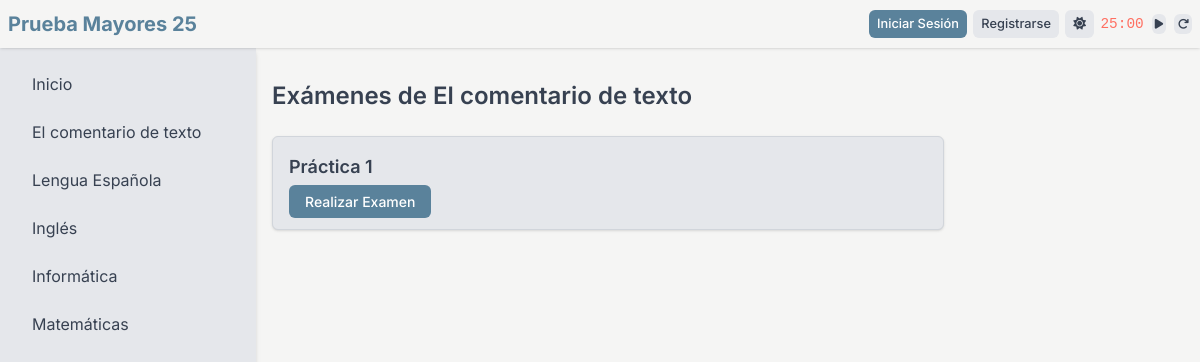
The page /asignatura/1/examenes on the database its author committed.
### tables this page shows
CREATE TABLE asignaturas (
                id INTEGER PRIMARY KEY AUTOINCREMENT,
                nombre TEXT NOT NULL UNIQUE,
                descripcion TEXT
            );

CREATE TABLE examenes (
                id INTEGER PRIMARY KEY AUTOINCREMENT,
                asignatura_id INTEGER,
                nombre TEXT NOT NULL,
                UNIQUE(asignatura_id, nombre),
                FOREIGN KEY (asignatura_id) REFERENCES asignaturas(id)
            );

### app.py (the view)
@app.route("/asignatura/<int:asignatura_id>/examenes")
def mostrar_examenes(asignatura_id):
    with closing(get_db_connection()) as conn:
        asignatura_row = conn.execute(
            "SELECT id, nombre FROM asignaturas WHERE id = ?", (asignatura_id,)
        ).fetchone()
        if not asignatura_row:
            return redirect(url_for("index"))
        asignatura = dict(asignatura_row)
        examenes = [
            dict(row)
            for row in conn.execute(
                "SELECT id, nombre FROM examenes WHERE asignatura_id = ?",
                (asignatura_id,),
            ).fetchall()
        ]
    return render_template(
        "examenes.html",
        asignatura=asignatura,
        examenes=examenes,
        asignaturas=fetch_asignaturas(),
        navbar_data=get_navbar_data(),
    )

### app.py (called while the page is built)
def fetch_asignaturas():
    with closing(get_db_connection()) as conn:
        return [
            dict(row)
            for row in conn.execute(
                "SELECT id, nombre, descripcion FROM asignaturas"
            ).fetchall()
        ]

def get_navbar_data():
    return {
        "is_authenticated": current_user.is_authenticated,
        "username": current_user.username if current_user.is_authenticated else None,
        "dark_mode": session.get("dark_mode", False),
    }

### init_db.py (called while the page is built)
def get_db_connection():
    db_path = os.path.join(current_app.root_path, "instance", "database.db")
    conn = sqlite3.connect(db_path, check_same_thread=False)
    conn.row_factory = sqlite3.Row
    return conn

### templates/examenes.html (shortened to what this page needs)
<!DOCTYPE html>
<html lang="es" data-theme="{{ 'dark' if navbar_data.dark_mode else 'light' }}">
<head>
    <link rel="stylesheet" href="https://cdnjs.cloudflare.com/ajax/libs/font-awesome/6.5.1/css/all.min.css">
    <script src="https://cdn.tailwindcss.com"></script>
    <link rel="stylesheet" href="{{ url_for('static', filename='css/style.css') }}">
</head>
<body>
    {% include '_navbar.html' %}
    {% include '_sidebar.html' %}
    <main class="content">
        <h1 class="text-2xl font-semibold mb-6">Exámenes de {{ asignatura['nombre'] }}</h1>
        {% if examenes %}
        <div class="space-y-4 max-w-2xl">
            {% for examen in examenes %}
            <div class="card">
                <h2 class="text-lg font-semibold mb-2">{{ examen['nombre'] }}</h2>
                <a href="{{ url_for('mostrar_examen', examen_id=examen['id']) }}" class="btn btn-primary">Realizar
                    Examen</a>
            </div>
            {% endfor %}
        </div>
        {% else %}
        <div class="card">
            <p class="text-sm">No hay exámenes disponibles.</p>
        </div>
        {% endif %}
    </main>
</body>
</html>

### templates/_sidebar.html
<aside class="sidebar">
    <ul>
        <li><a href="{{ url_for('index') }}">Inicio</a></li>
        {% for asignatura in asignaturas %}
        <li><a href="{{ url_for('mostrar_asignatura', asignatura_id=asignatura['id']) }}">{{ asignatura['nombre'] }}</a>
        </li>
        {% endfor %}
    </ul>
</aside>

### static/css/style.css (style rules this page uses)
:root { --primary-bg: #f5f5f4; --primary-text: #374151; --secondary-bg: #e5e7eb; --accent: #5a829b; --accent-hover: #456e87; --border: #d1d5db; --shadow: rgba(0, 0, 0, 0.1); --work-color: #ff6f61; --rest-color: #4caf50; }
body { font-family: Inter, sans-serif; background-color: var(--primary-bg); color: var(--primary-text); transition: background-color 0.3s ease, color 0.3s ease; margin: 0; padding: 0; }
.sidebar { position: fixed; top: 3rem; left: 0; width: 16rem; height: calc(100vh - 3rem); background-color: var(--secondary-bg); box-shadow: 0 4px 6px -1px var(--shadow), 0 2px 4px -1px var(--shadow); transform: translateX(-100%); transition: transform 0.3s ease-in-out; }
.sidebar ul { padding: 1rem; display: flex; flex-direction: column; gap: 0.5rem; list-style: none; margin: 0; }
.sidebar li a { display: block; padding: 0.5rem 1rem; border-radius: 0.375rem; color: var(--primary-text); text-decoration: none; transition: background-color 0.2s ease-in-out, color 0.2s ease-in-out; }
.content { padding-top: 5rem; padding-left: 1rem; padding-right: 1rem; min-height: 100vh; transition: margin-left 0.3s ease-in-out; box-sizing: border-box; }
@media (min-width: 769px) { .content { margin-left: 16rem; } }
@media (min-width: 769px) { .sidebar { transform: translateX(0); } }
.btn { padding: 0.5rem 1rem; border-radius: 0.375rem; font-weight: 500; font-size: 0.875rem; transition: background-color 0.2s ease-in-out, color 0.2s ease-in-out; cursor: pointer; border: none; }
.btn-primary { background-color: var(--accent); color: #fff; }
.card { background-color: var(--secondary-bg); padding: 1rem; border-radius: 0.375rem; box-shadow: 0 1px 3px 0 var(--shadow), 0 1px 2px -1px var(--shadow); border: 1px solid var(--border); }
p, li { line-height: 1.5 !important; }

### rows shown on the page
asignaturas: nombre "El comentario de texto"
asignaturas: nombre "Lengua Española"
asignaturas: nombre "Inglés"
asignaturas: nombre "Informática"
asignaturas: nombre "Matemáticas"
examenes: nombre "Práctica 1"
